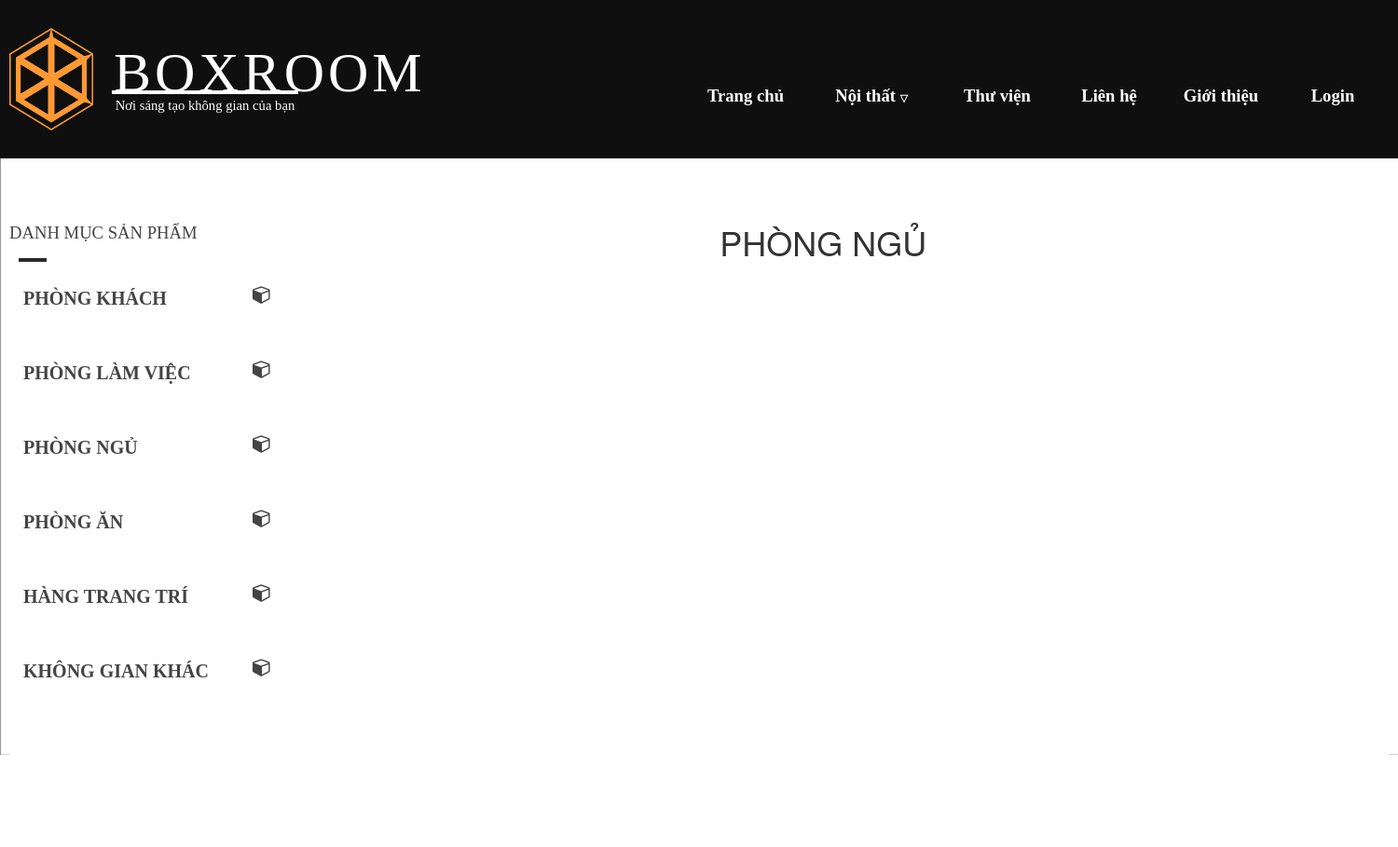
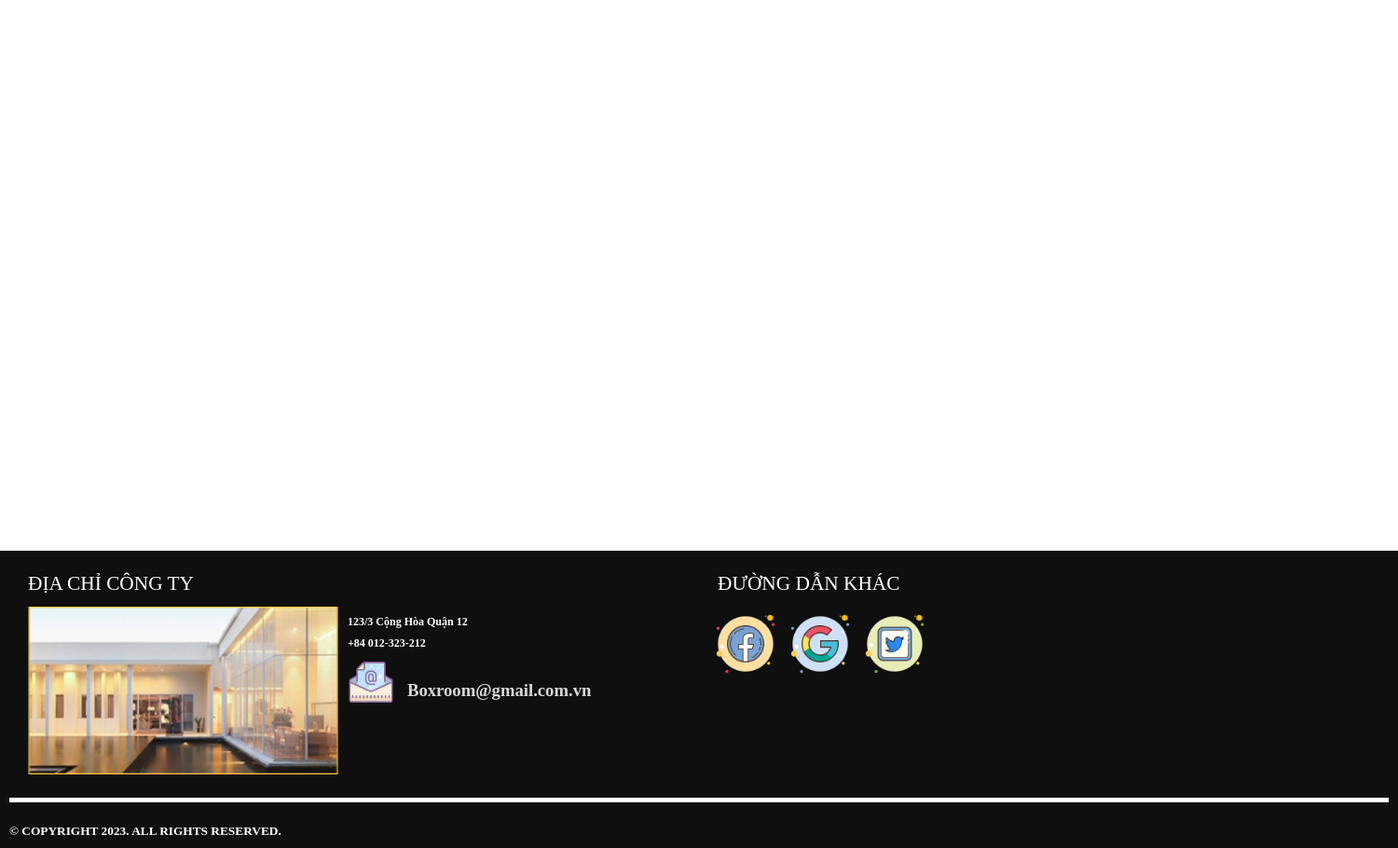
Screenshot of /controller/index.php?act=product&idcatalog=3 with the database file from the repository (2 pictures, top to bottom).
### tables this page shows
CREATE TABLE `catalog` (
  `id` int(10) NOT NULL,
  `name` varchar(255) NOT NULL,
  `text` varchar(255) NOT NULL,
  `parent` int(10) NOT NULL,
  `img` varchar(255) DEFAULT NULL,
  `stt` int(5) DEFAULT 0
);

### controller/index.php (called while the page is built, shortened)
<?php
    require '../model/connect.php';
    require '../model/catalog.php';
    require '../model/product.php';
    $danhmuc=new Catalog();
    $dsdm=$danhmuc -> getList();
    $dsdm2=$danhmuc -> getList();
    include '../view/header.php';
    if(isset($_GET['act'])){
        $act=$_GET['act'];
        switch ($act) {
            case 'product':
                if(isset($_GET['idcatalog'])){
                    $idcatalog=$_GET['idcatalog'];
                    $getCata = $danhmuc -> getCatalogById($idcatalog);
                }
                $VIEW_NAME = ('../view/product.php');
                break;
        }
    }else{
        $VIEW_NAME = ('../view/home.php');
    }
    include $VIEW_NAME;
    include '../view/footer.php';
?>

### model/connect.php (called while the page is built, shortened)
<?php
    class connect{
        var $db=null;
        public function __construct()
        {
            $dsn='mysql:host=localhost;dbname=longnnbv_noithat';
            $user='root';
            $pass='';
            $this->db=new PDO($dsn,$user,$pass, array(PDO::MYSQL_ATTR_INIT_COMMAND => "SET NAMES utf8"));
        }
        public function getList($select)
        {
            $results = $this->db->query($select);
            return $results;
        }
        public function getInstance($select)
        {
            $results = $this->db->query($select);
            $result = $results->fetch();
            return $result;
        }
    }
?>

### model/catalog.php (called while the page is built, shortened)
<?php
    class Catalog{
        function getList()
        {
            $db = new connect();
            $select = "select * from catalog order by id ASC LIMIT 6 OFFSET 0";
            $result = $db->getList($select);
            return $result;
        }
        function getCatalogById($id)
        {
            $db = new connect();
            $select = "select * from catalog where id=$id";
            $result = $db->getInstance($select);
            return $result;
        }
    }
?>

### view/Catalog-mini-left.php (the view, shortened to what this page needs)
<h2>DANH MỤC SẢN PHẨM</h2>
<div class="boop product-poop"></div>
<?php
    foreach ($dsdm2 as $dm){
        extract($dm);
        $namecata=$dm['name'];
?>
<button class="accordion mr-accordion"><p><?=$namecata?><i class="fa fa-cube mini-icon-pro" style="font-size:20px"></i></p></button>
<?php
    }
?>

### view/product.php (shortened to what this page needs)
<div class="main sp-main-product">
    <div class="Catalog-mini-left">
    <?php require '../view/Catalog-mini-left.php'; ?>
    </div>
    <div class="show-pro">
        <?php
            echo '<h1 style="text-align: center;">'.mb_strtoupper($getCata['name']).'</h1>';
        ?>
    </div>
</div>

### content/css/styleMain.css (style rules this page uses)
* { margin: 0 auto; }
body { background-image: url("../images/body.jpg"); background-attachment: fixed; background-repeat: no-repeat; background-size: 100%; margin: 0; }
.main { width: 1480px; height: 2052px; background-color: #ffffff; }
.accordion { float: left; background-color: #ffffff; color: #444; cursor: pointer; padding: 15px; width: 100%; border: none; text-align: left; outline: none; font-size: 15px; transition: 0.4s; height: 60px; }
.mr-accordion { margin-top: 20px; }
.mini-icon-pro { float: right; }
.accordion p { font-weight: bolder; font-family: Saira; font-size: 15pt; text-decoration: none; color: #444; }

### content/css/product.css (style rules this page uses)
.sp-main-product { width: 1480px; height: 1500px; background-color: #ffffff; }
.show-pro { float: left; width: 78%; height: auto; background-color: #ffffff; margin-top: 50px; }
.Catalog-mini-left { float: left; width: 20%; height: auto; background-color: #ffffff; margin-top: 50px; }
.Catalog-mini-left h2 { font-family: Oswald; font-size: 14pt; color: #444; }
.product-poop { width: 30px; height: 7px; background-color: #ff7842;; margin-left: 10px; margin-top: -0px; }

### content/css/about.css (style rules this page uses)
.boop { width: 30px; height: 4px; background-color: #2A2A2A; position: absolute; margin-top: 6px; }

### rows the page displays
catalog: name "PHÒNG KHÁCH"
catalog: name "PHÒNG LÀM VIỆC"
catalog: name "PHÒNG NGỦ"
catalog: name "PHÒNG ĂN"
catalog: name "HÀNG TRANG TRÍ"
catalog: name "KHÔNG GIAN KHÁC"
